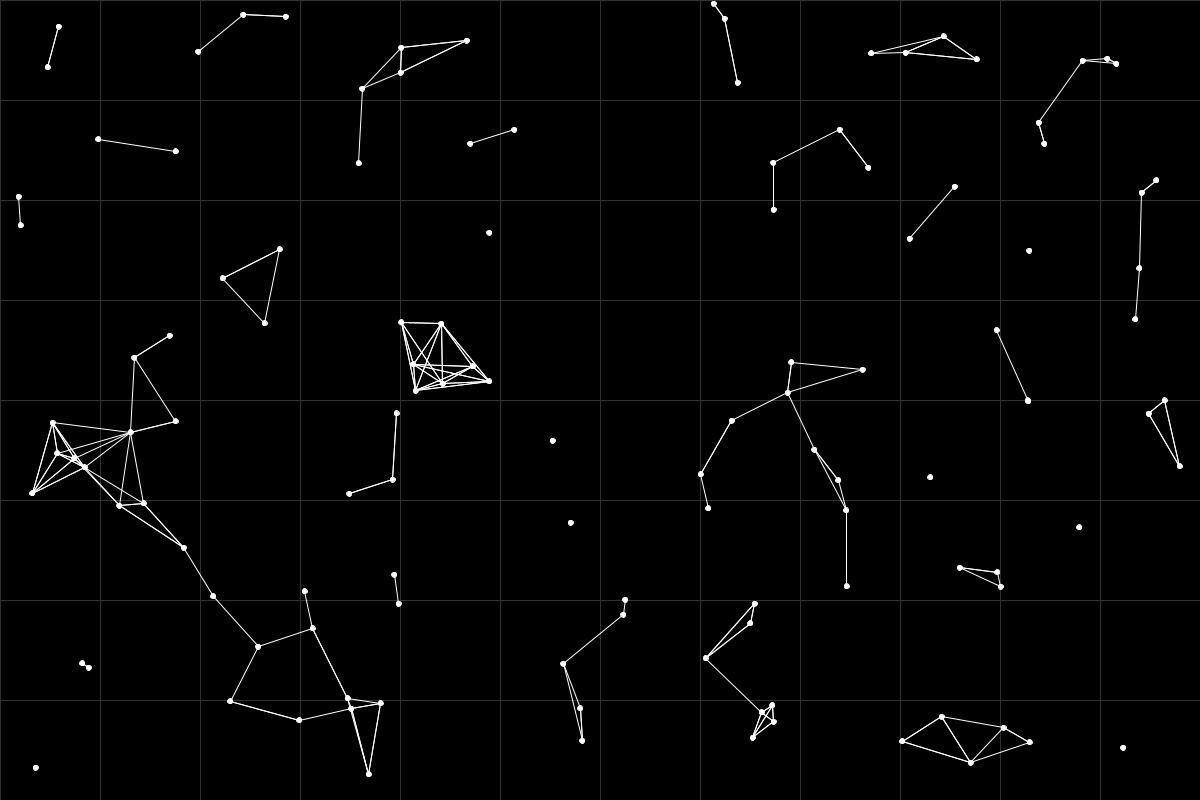
Frame 1 (no input)
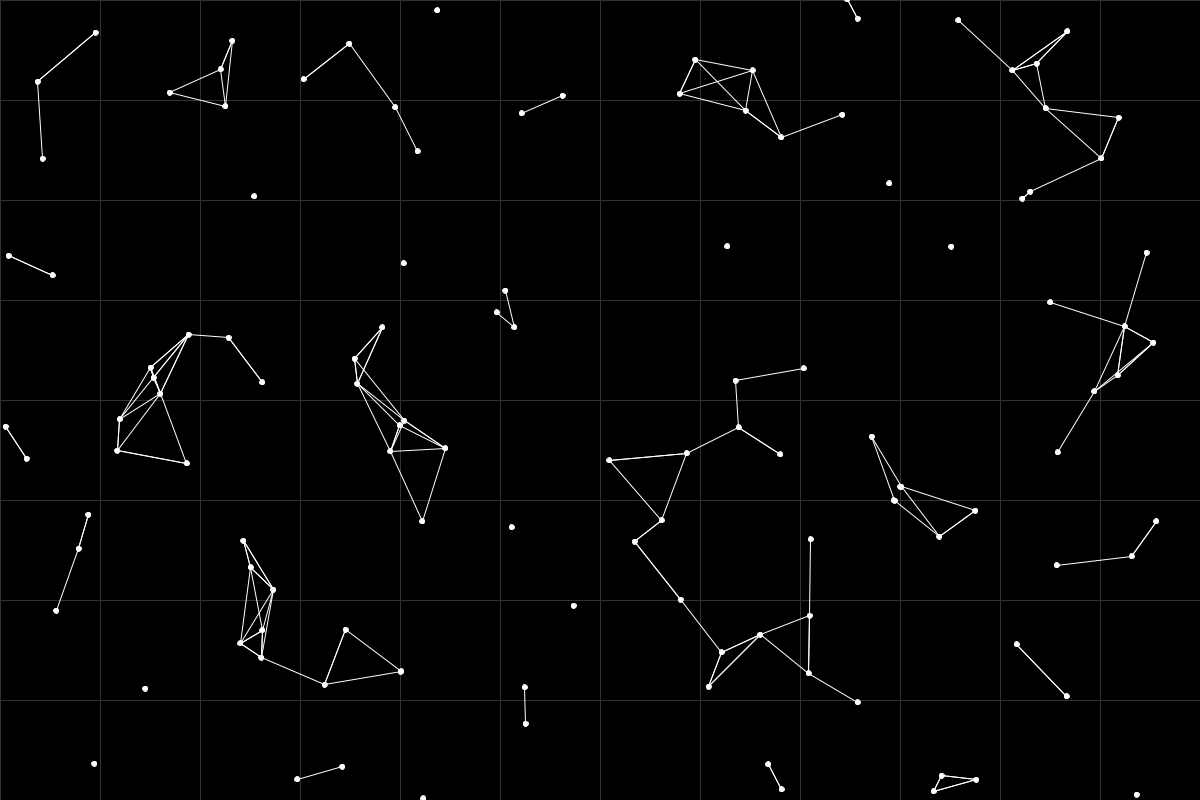
Frame 60 (the mouse pressed at the canvas centre just before this capture)
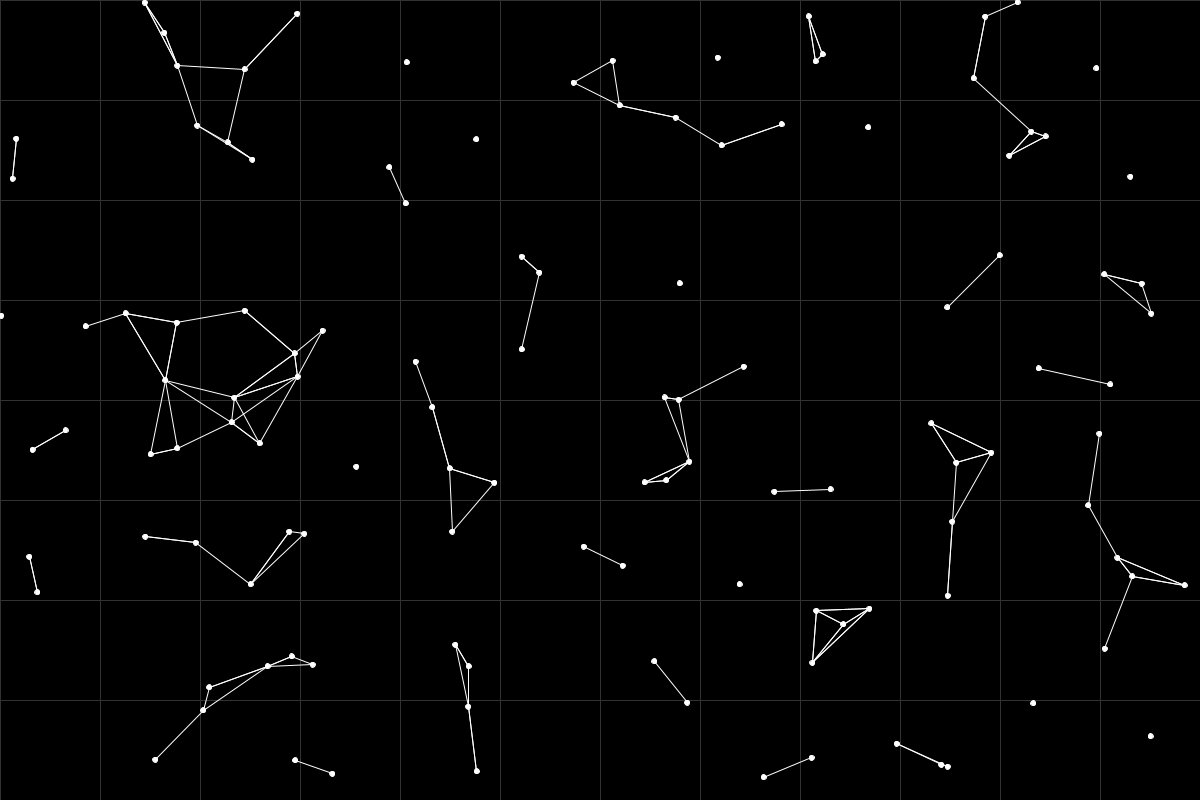
Frame 120 (the mouse held since frame 60 and released just before this capture)

The Processing sketch that drew these frames (run headless with seeded random() and noise(); from frame 60 on, the mouse is pressed at the canvas centre):

// Processing sketch: pattern
// ── pattern.pde
//ArrayList<Dot>dots;
Plane plane;
void setup(){
  frameRate(100);
  size(1200,800);
  //dots=new ArrayList<Dot>();
  int n=120;
  plane = new Plane(n);
}
boolean near_dot(Dot dot){
  return dist(dot.pos.x,dot.pos.y,mouseX,mouseY) < 60;
}

//float x=0;
void draw(){
  println(frameRate);
  background(0);
  plane.update();
  
  /*for(int i=0;i<dots.size();i++){
    Dot dot1=dots.get(i);
    for(int j=i+1;j<dots.size();j++){
      Dot dot2=dots.get(j);
      if(dot_dist(dot1,dot2))
        line(dot1.pos.x,dot1.pos.y,dot2.pos.x,dot2.pos.y);
    }
  }*/
}

// ── Dot.pde
class Dot{
  PVector pos;
  PVector vel;
  Dot(){
    pos=new PVector();
    pos.x=random(width);
    pos.y=random(height);
    vel=PVector.random2D();
  }
  void show(){
    ellipse(pos.x,pos.y,5,5);
  }
  void update(){
    pos.add(vel);
    if(pos.x>width||pos.x<0)vel.x*=-1;
    if(pos.y>height||pos.y<0)vel.y*=-1;
  }
}

// ── Plane.pde
class Plane{
  
  int side = 100;
  int num = width / side + 1;
  ArrayList<ArrayList<ArrayList<Dot>>>sheet;
  
  int get_box(Dot d){
    float x = d.pos.x;
    float y = d.pos.y;
    int a = (int)x / side;
    int b = (int)y / side;
    return a * num + b;
  }
  
  Plane(int count){
    sheet = new ArrayList<ArrayList<ArrayList<Dot>>>();
    println(num);
    for(int i = 0; i < num; i++){
      sheet.add(new ArrayList<ArrayList<Dot>>());
      for(int j = 0 ; j < num; j++)sheet.get(i).add(new ArrayList<Dot>());
    }
    println(sheet.size());
    println(sheet.get(0).size());
    for(int i = 0; i < count; i++){
      sheet.get(0).get(0).add(new Dot());
    }
    update();
  }
  void one_line(Dot a, Dot b){
    if(dot_dist(a, b))
      line(a.pos.x, a.pos.y, b.pos.x, b.pos.y);  
  }
  void draw_sheet(){
    
    for(int i = 0; i < width; i+= side){
      line(i, 0, i, height);
    }
    for(int i = 0; i < height; i+= side){
      line(0, i, width, i);
    }
  }
  boolean dot_dist(Dot a,Dot b){
    return dist(a.pos.x,a.pos.y,b.pos.x,b.pos.y) < 80;
  }
  void draw_lines(){
    for(int i = 0; i < num - 1; i++){
      for(int j = 0; j < num - 1; j++){
        for(int c = 0; c < sheet.get(i).get(j).size(); c++){
          for(int a = 0; a < 2; a++){
            for(int b = 0; b < 2; b++){
              for(int v = 0; v < sheet.get(i + a).get(j + b).size(); v++)
              one_line(sheet.get(i).get(j).get(c), sheet.get(i + a).get(j + b).get(v));
            }
          }
        }
        
      }
    }
  }
  void update(){
    stroke(50);
    draw_sheet();
    stroke(255);
    for(int i = 0; i < num; i++){
      for(int j = 0; j < num; j++){
        int curr = i * num + j;
        for(int k = 0; k < sheet.get(i).get(j).size(); k++){
          Dot dot = sheet.get(i).get(j).get(k);
          dot.update();
          dot.show();
          int pos = get_box(dot);
          if(pos != curr){
            sheet.get(pos / num).get(pos % num).add(dot);
            sheet.get(i).get(j).remove(k);
            k--;
          }
        }
      }
    }
    draw_lines();
  }
  
}
